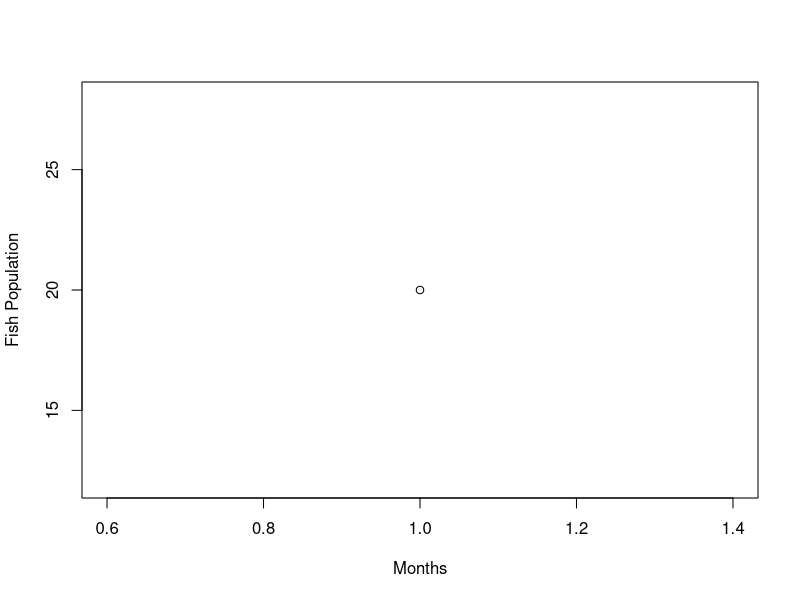
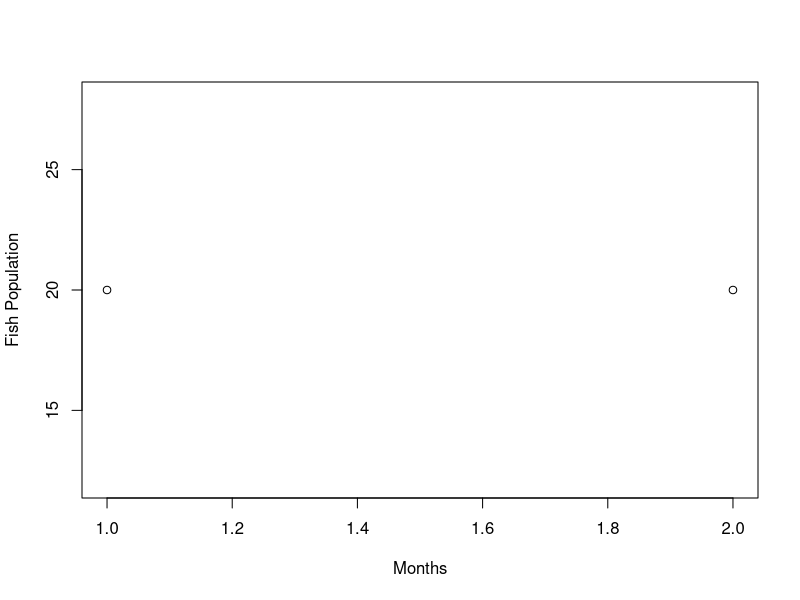
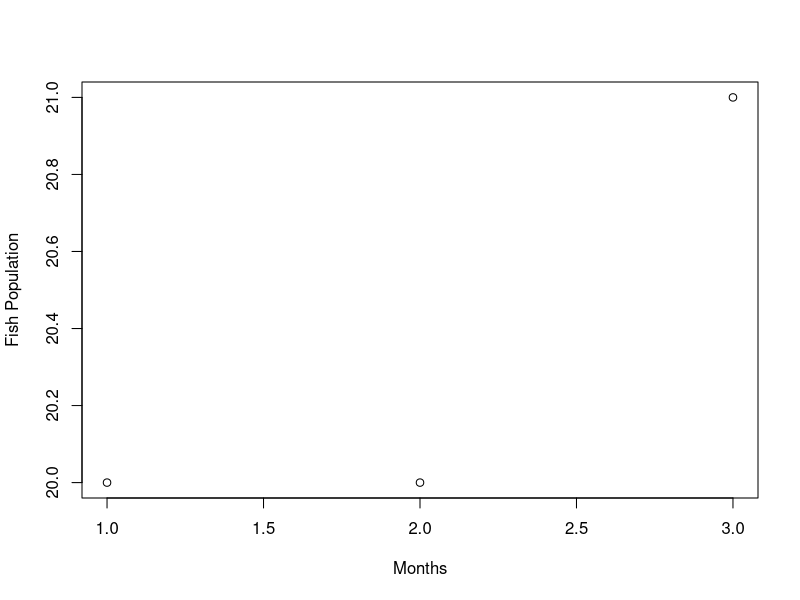
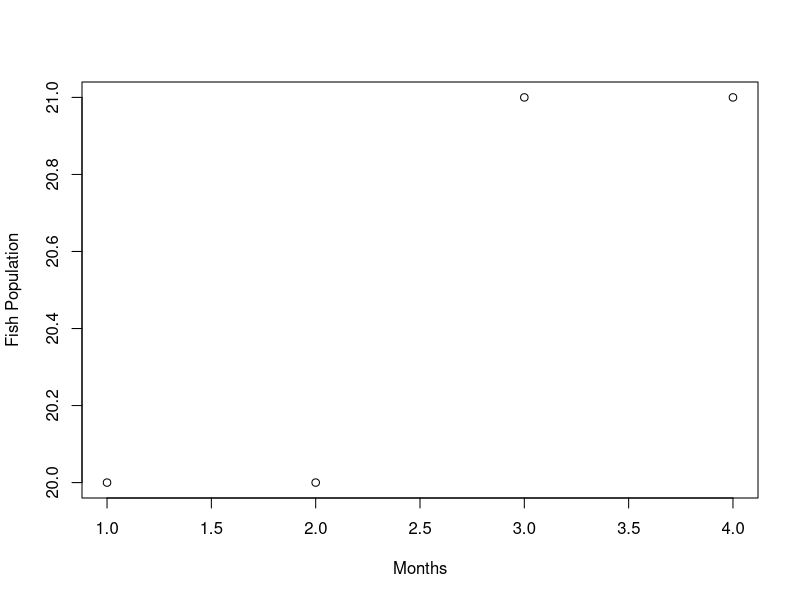
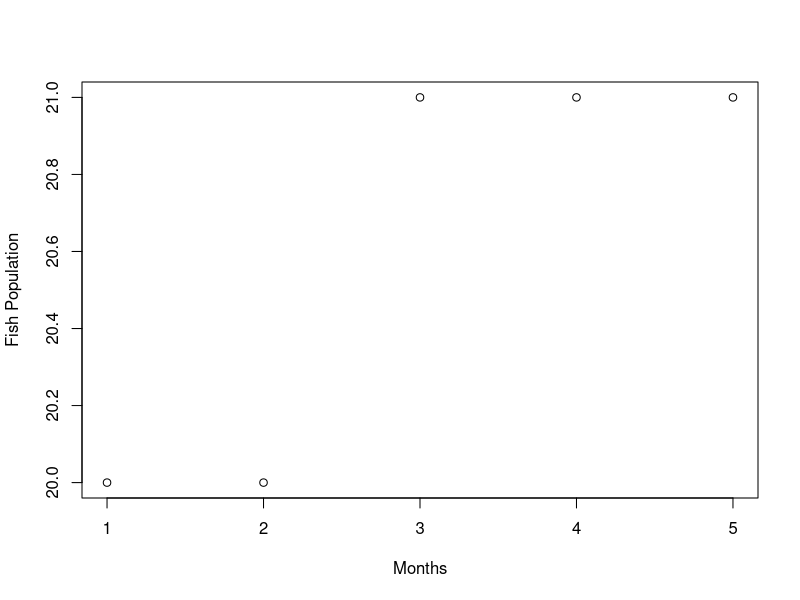
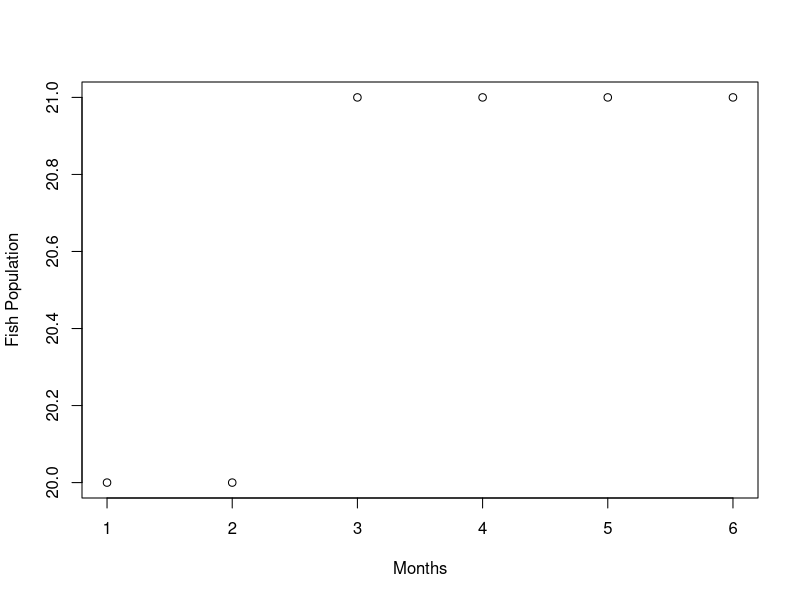
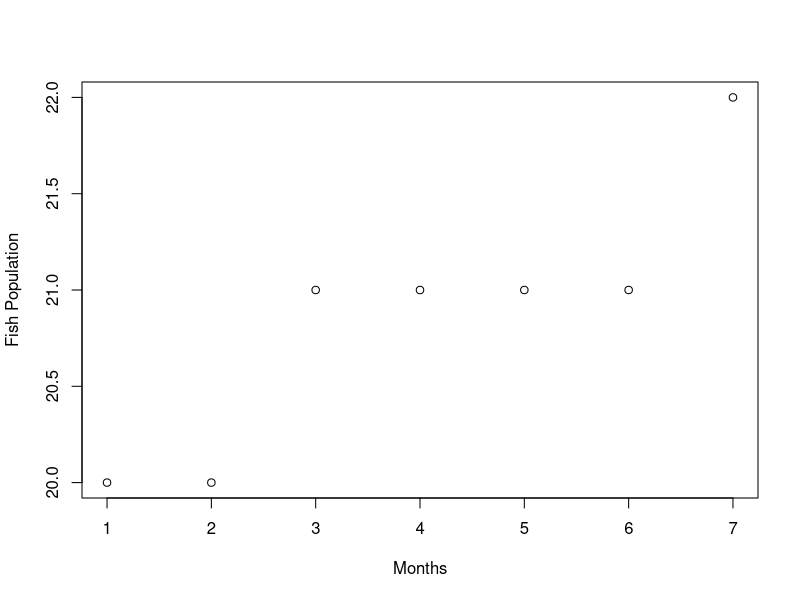
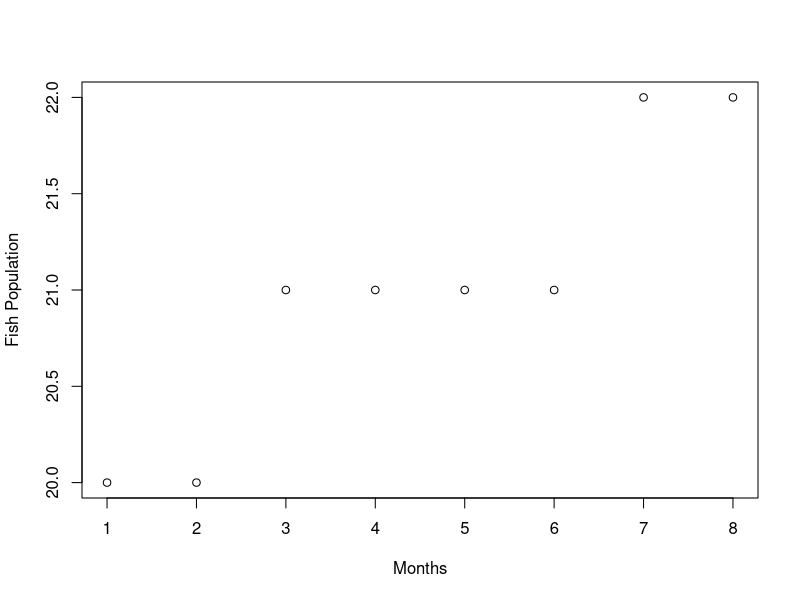

These charts were generated, in order, by the following R code: (Note: a time limit stopped this script after it produced the figures.)
fishn = 20
sharkn = 5
months = 3000
area = 10000
shark_die = 0.01
x = c()
y = c()

despawn_shark <- function(sharkn){
    despawns = 0
    if (sharkn > 3){
        for (shark in c(1:sharkn)){
            
            if (runif(1) < shark_die){
                despawns = despawns + 1
            }
        }
    }
    return (sharkn - despawns)
}


spawn_fish <- function(fishn){
    spawns = 0
        for (fish in c(1:fishn)){
            if (runif(1)<0.01){
                spawns = spawns + 1
            }
        }
    
    return (spawns + fishn)
}



for (month in c(1:months)){
    fishn = spawn_fish(fishn)
    sharkn = despawn_shark(sharkn)
    for (fish in c(1:fishn)){
        if (runif(1) < sharkn/area){
            fishn = fishn - 1
                sharkn = sharkn + 1
            
        }
    }
    x[month] = fishn
    y[month] = sharkn
    print(fishn)
    print(sharkn)
    plot(x,xlab="Months",ylab="Fish Population")
    points(y,col="blue")
    Sys.sleep(0.01)
}
